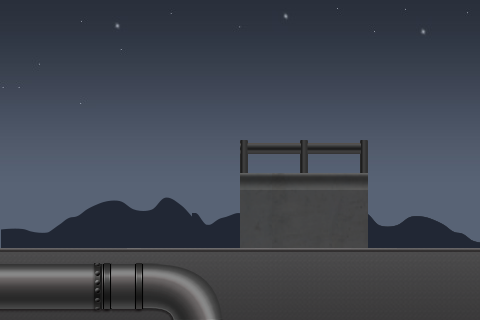

The image is a tile-based game level rendered from a .tmx file. Its description and source (layers, tilesets, objects; grid data summarised) follow:
An orthogonal 30x20 tile map with 16x16 px tiles, 5 tile layers (sky, cloud, wall, floor, ...), 6 tilesets.

<map version="1.0" orientation="orthogonal" width="30" height="20" tilewidth="16" tileheight="16">
 <tileset firstgid="1" name="sky" tilewidth="480" tileheight="320">
  <image source="sky.png" width="1440" height="320" />
 </tileset>
 <tileset firstgid="4" name="floor" tilewidth="144" tileheight="192" spacing="2">
  <tileoffset x="-3" y="0" />
  <image source="floor.png" width="878" height="192" />
 </tileset>
 <tileset firstgid="10" name="pipe2" tilewidth="32" tileheight="160" spacing="2">
  <image source="pipe2.png" width="134" height="160" />
 </tileset>
 <tileset firstgid="14" name="pipe" tilewidth="112" tileheight="64" spacing="2">
  <image source="pipe.png" width="910" height="64" />
 </tileset>
 <tileset firstgid="22" name="cloud" tilewidth="192" tileheight="72" spacing="2">
  <image source="cloud.png" width="1159" height="72" />
 </tileset>
 <tileset firstgid="27" name="concrete_wall" tilewidth="64" tileheight="192">
  <image source="concrete_wall.png" width="192" height="192" />
 </tileset>
 <layer name="sky" width="30" height="20">
  <data>[600 cells, 2 non-empty, 1 distinct tile ids]</data>
 </layer>
 <layer name="cloud" width="30" height="20">
  <data>[600 cells, 3 non-empty, 3 distinct tile ids]</data>
 </layer>
 <layer name="wall" width="30" height="20">
  <data>[600 cells, 3 non-empty, 3 distinct tile ids]</data>
 </layer>
 <layer name="floor" width="30" height="20">
  <data>[600 cells, 4 non-empty, 1 distinct tile ids]</data>
 </layer>
 <layer name="pipe0" width="30" height="20">
  <data>[600 cells, 2 non-empty, 2 distinct tile ids]</data>
 </layer>
</map>
